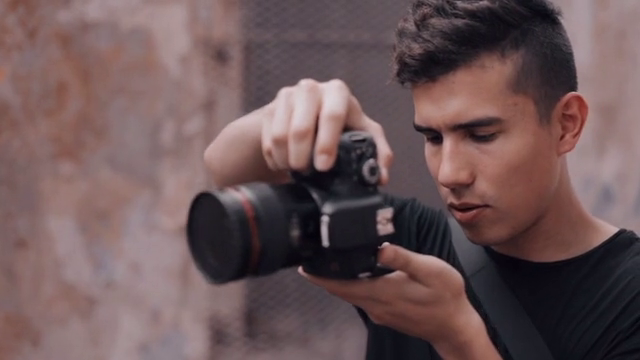
#> input picture frame 24 of 1.mp4, 640 x 360 px, given in place of car.mp4, which was not available
$ python 05_background_subtraction_2.py
#> lines starting #> are read from the running program, lines starting #| are printed output that depends on the picture
import cv2

# arka plan çıkarma // öncekinin hazır versiyonu

cap = cv2.VideoCapture("C:/Users/Samet/Downloads/car.mp4")
subtractor = cv2.createBackgroundSubtractorMOG2(history= 100, varThreshold= 50, detectShadows= True)

while True:
    _, frame = cap.read()
#> frame is the input picture: shape (360, 640, 3); mean B, G, R 87.4, 85.8, 108.3
    frame = cv2.resize(frame, (640, 480))
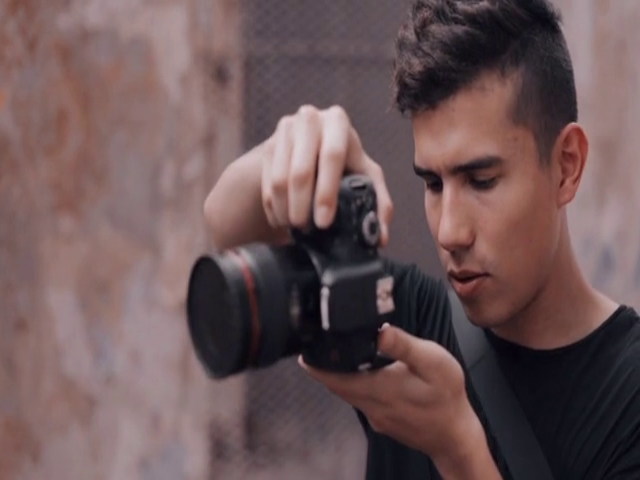
#> frame: shape (480, 640, 3); mean B, G, R 87.4, 85.8, 108.3
    mask = subtractor.apply(frame)
#> mask: shape (480, 640); every value is 127
    cv2.imshow("frame", frame)
    cv2.imshow("mask", mask)
    cv2.waitKey(3)

cap.release()
cv2.destroyAllWindows()

$ run again, starting later in the video
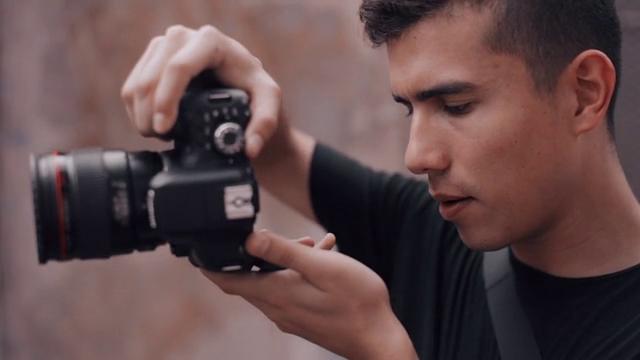
#> input picture frame 108 of 1.mp4, 640 x 360 px, given in place of car.mp4, which was not available
#> frame is the input picture: shape (360, 640, 3); mean B, G, R 74.1, 73.3, 97.2
#> `frame = cv2.resize(frame, (640, 480))`:
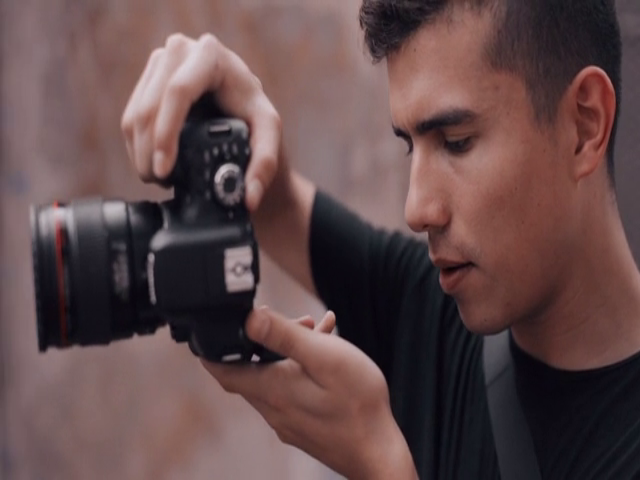
#> frame: shape (480, 640, 3); mean B, G, R 74.1, 73.3, 97.2
#> mask: shape (480, 640); every value is 127

$ run again, starting later in the video
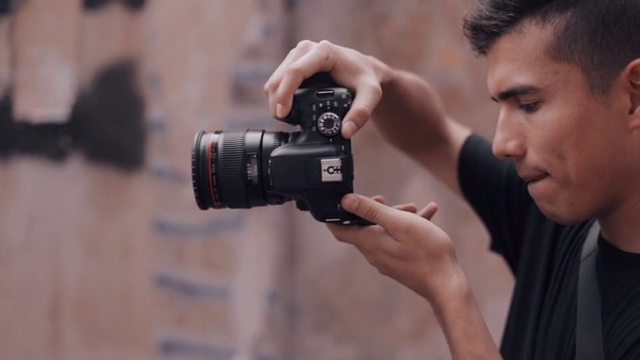
#> input picture frame 192 of 1.mp4, 640 x 360 px, given in place of car.mp4, which was not available
#> frame is the input picture: shape (360, 640, 3); mean B, G, R 90.2, 88.9, 112.7
#> `frame = cv2.resize(frame, (640, 480))`:
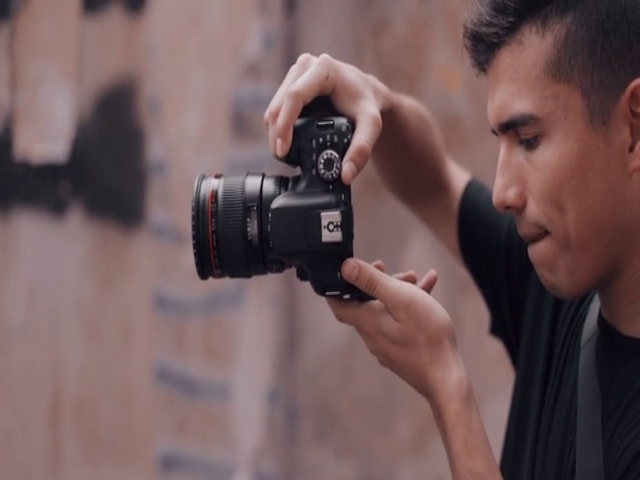
#> frame: shape (480, 640, 3); mean B, G, R 90.2, 88.9, 112.7
#> mask: shape (480, 640); every value is 127
